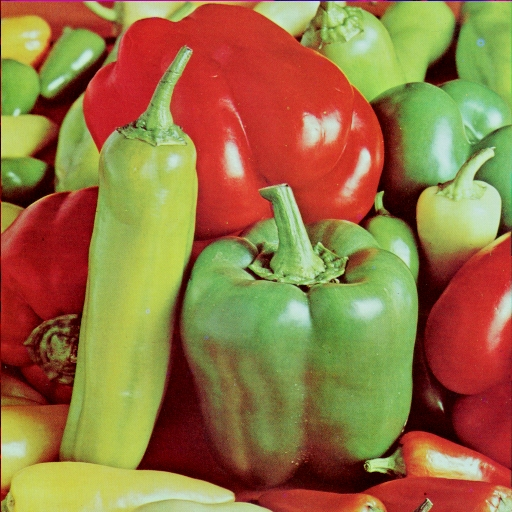
#> input picture Aula0/images/peppers.jpg, 512 x 512 px, found by its file name
$ python main.py
#> lines starting #> are read from the running program, lines starting #| are printed output that depends on the picture; after the words box and inside, x2 and y2 are one past the last pixel; in counts of white or black regions, pixels touching at a corner belong together
### Aula0/imageForms.py

import cv2 as cv

from matplotlib import pyplot as plt
from   tkinter import *
from  tkinter import messagebox

def showSideBySideImages(img1, img2, title="", BGR1=True, BGR2=True):
    """
    Show two images side by side
    :param img1: left image
    :param img2: right image
    :param title: Window title
    :param BGR1: boolean to specify if the image is BGR or RGB format
    :param BGR2: boolean to specify if the image is BGR or RGB format
    :return: None
    """

    img1 = img1 if BGR1 else cv.cvtColor(img1, cv.COLOR_BGR2RGB)
    img2 = img2 if BGR2 else cv.cvtColor(img2, cv.COLOR_BGR2RGB)
    fig = plt.figure(title)
    ax = fig.add_subplot(1, 2, 1)
    imgplot = plt.imshow(img1)
    ax.set_title('Img1')
    plt.axis("off")
    if (len(img1.shape) < 3): #grayscale
        imgplot.set_cmap('gray')

    ax = fig.add_subplot(1, 2, 2)
    imgplot = plt.imshow(img2)
    ax.set_title('Img2')
    plt.axis("off")
    if (len(img2.shape) <3): #grayscale
        imgplot.set_cmap('gray')
    plt.show()


# [23 lines left out: functions showImage, showMessageBox, not called in this run]

### Aula0/main.py
from typing import Union, Any

import cv2 as cv
import tkinter as tk
from tkinter import filedialog
import imageForms as IF

# abrir imagem

pathname = "..\\Aula0\\images\\"
filename = "peppers.jpg"

img = cv.imread(pathname + filename)
#> img is the input picture: shape (512, 512, 3); mean B, G, R 66.7, 115.6, 149.8
imgGray = cv.cvtColor(img, cv.COLOR_BGR2GRAY)
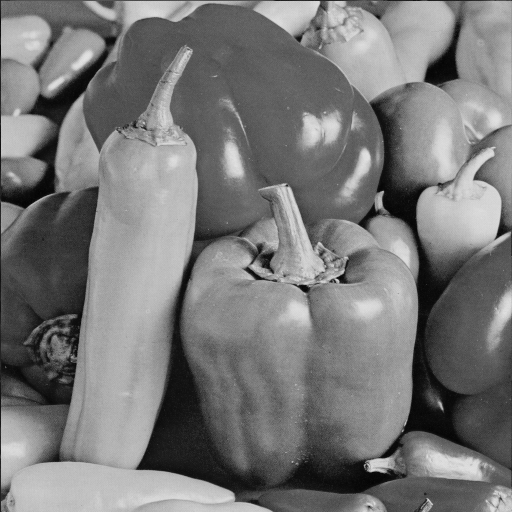
#> imgGray: shape (512, 512); min 4, max 228, mean 120.3
ret, imgBW = cv.threshold(imgGray, 12, 255, cv.THRESH_BINARY, cv.THRESH_OTSU)
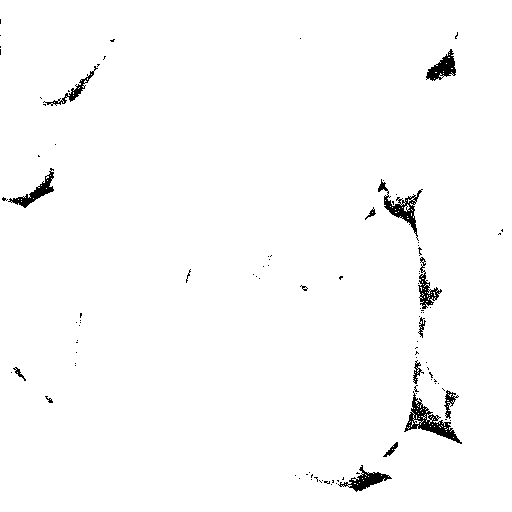
#> imgBW: shape (512, 512); 98.3% white; 100 black regions (86 under 20 px), largest, box (x1, y1, x2, y2) and area: (404, 391, 462, 444) 833, (378, 179, 423, 241) 620, (338, 465, 392, 492) 481
#> ret = 12
img_blur = cv.blur(img, [10, 10])
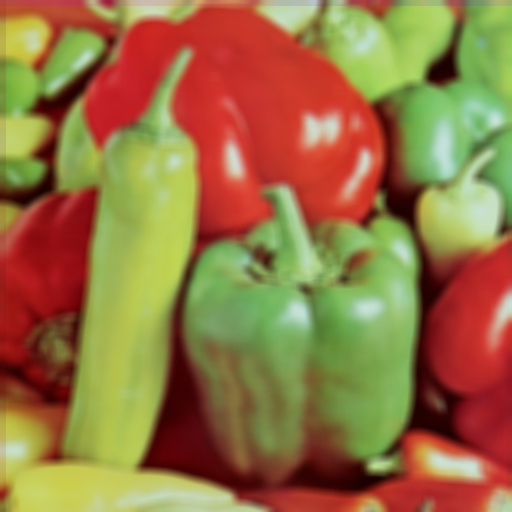
#> img_blur: shape (512, 512, 3); mean B, G, R 66.7, 115.8, 149.9
cv.imshow("Imagem", imgBW)

IF.showSideBySideImages(img, img_blur, "", False, False)
#> in showSideBySideImages, `plt.show()`:
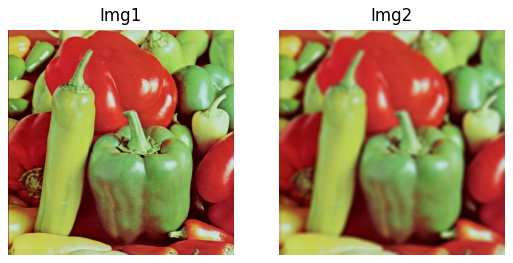
#> figure drawn by matplotlib, 2 panels

brightness = float(input("Enter brightness\n"))
#> the answer given: 3
contrast = float(input("Enter contrast\n"))
#> the answer given: 3
height, width, depth = img.shape
#> height = 512; width = 512; depth = 3
for x in range(0, height):
    for y in range(0, width):
        pixel = img[x, y]
        new_pixel = pixel * contrast + brightness
        if new_pixel[0] > 255:
            new_pixel[0] = 255
        if new_pixel[1] > 255:
            new_pixel[1] = 255
        if new_pixel[2] > 255:
            new_pixel[2] = 255
        if new_pixel[0] < 0:
            new_pixel[0] = 0
        if new_pixel[1] < 0:
            new_pixel[1] = 0
        if new_pixel[2] < 0:
            new_pixel[2] = 0
        img[x, y] = new_pixel
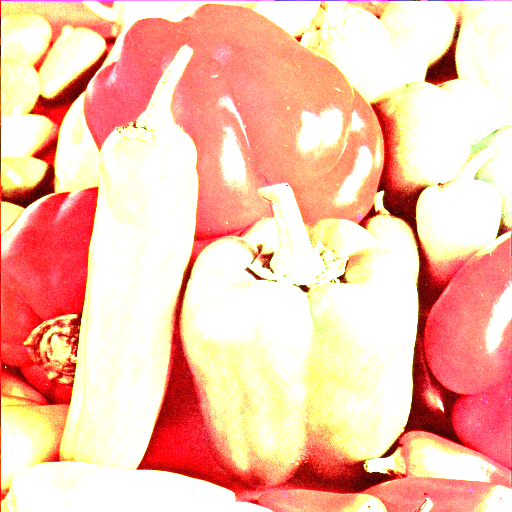
#> img: shape (512, 512, 3); mean B, G, R 172.5, 194.2, 247.8

cv.imshow("Imagem", img)

cv.waitKey()

"""root = tk.Tk()
root.withdraw()

file_path = filedialog.askopenfilename()

"""
# ret,imgBW = cv.threshold(imgGray,12,255, cv.THRESH_BINARY )
